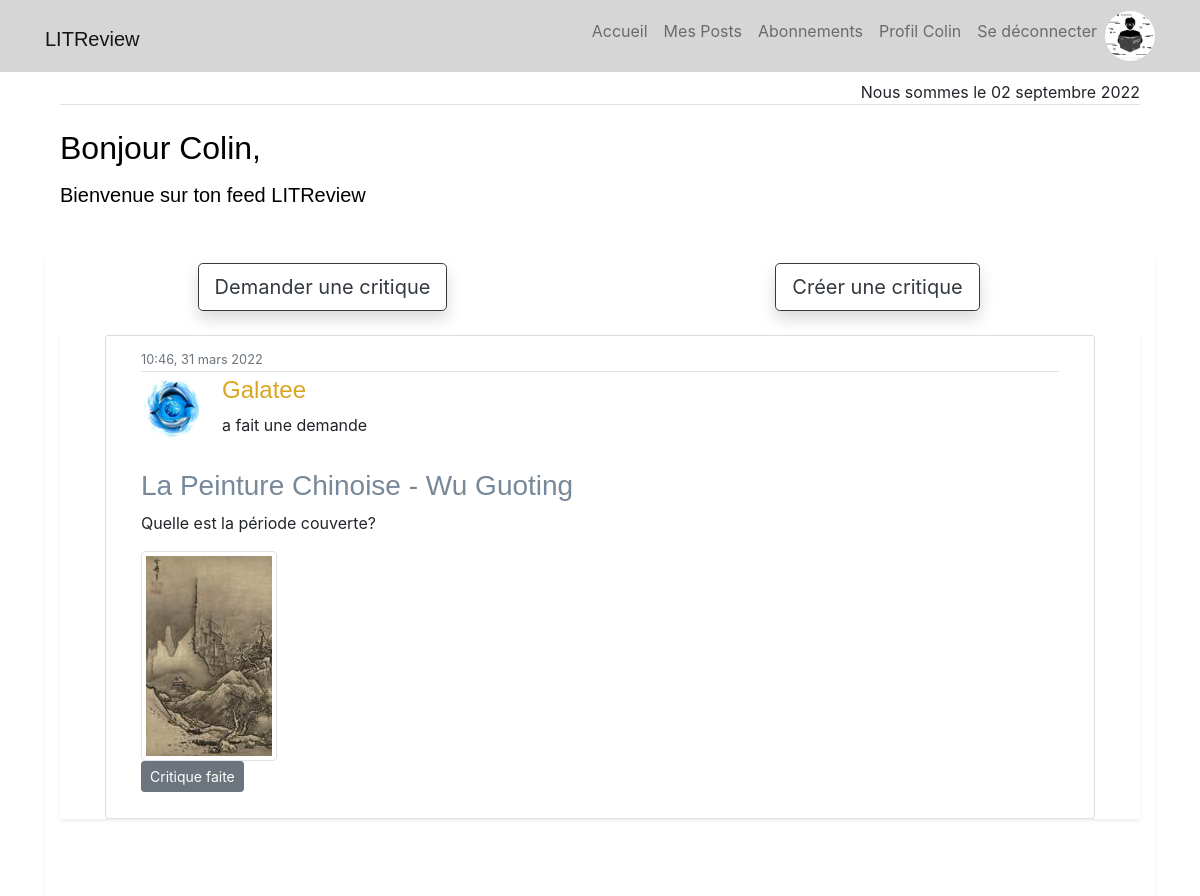
/ (signed in, upper part), run on an earlier commit of the app's database.
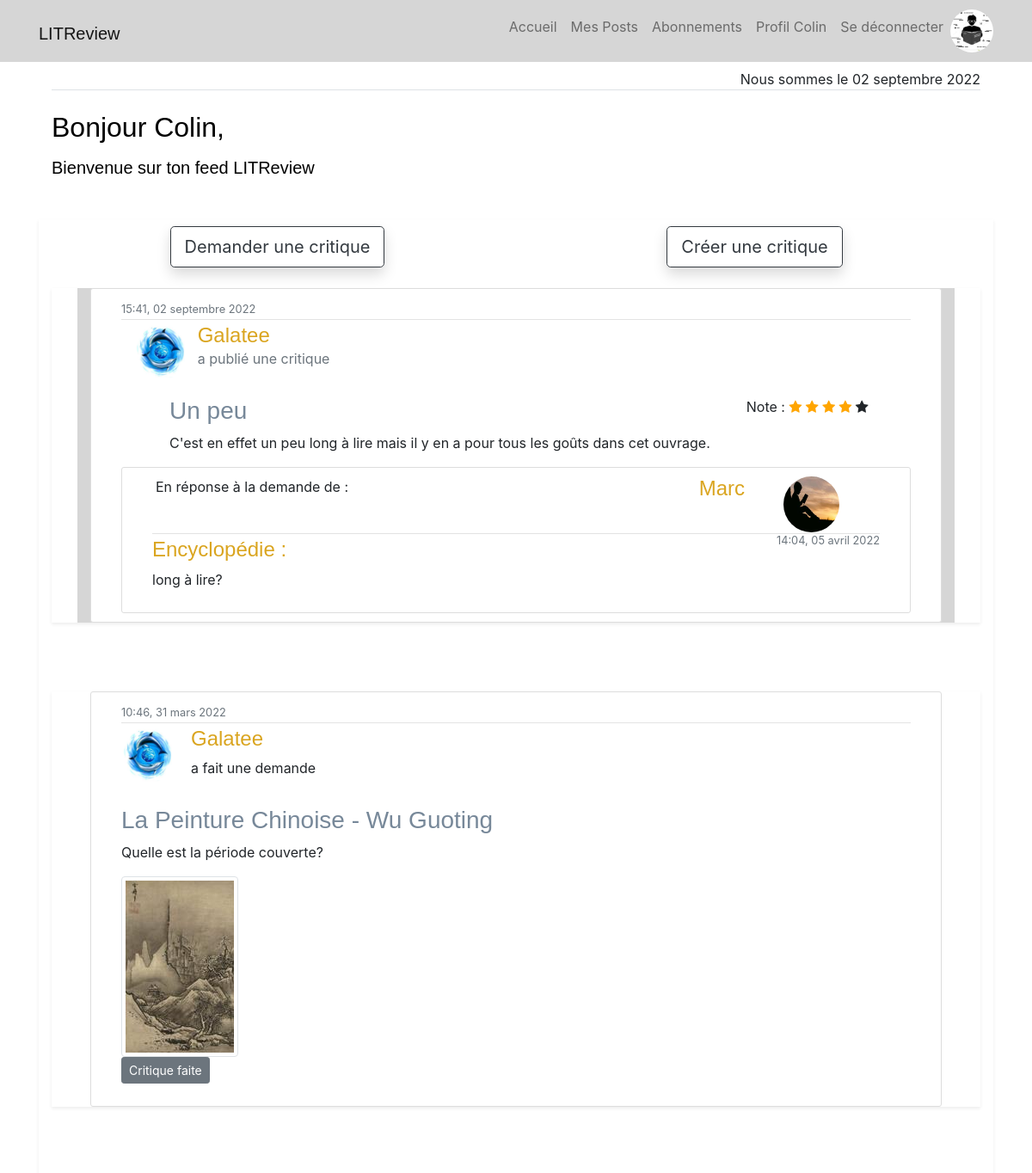
And on a later commit of the database.
### reviews/models.py (models this page shows, shortened)
class Ticket(models.Model):
    title = models.CharField(max_length=128)
    description = models.TextField(max_length=2048, blank=True, default="L'avez-vous lu ?")
    user = models.ForeignKey(to=settings.AUTH_USER_MODEL, on_delete=models.CASCADE)
    image = models.ImageField(null=True, blank=True, upload_to='cover_pics')
    time_created = models.DateTimeField(auto_now_add=True)

class Review(models.Model):
    ticket = models.ForeignKey(related_name="review", to=Ticket, on_delete=models.CASCADE)
    rating = models.PositiveSmallIntegerField(
        validators=[MinValueValidator(0), MaxValueValidator(5)])
    headline = models.CharField(max_length=128)
    body = models.CharField(max_length=8192, blank=True)
    user = models.ForeignKey(
        to=settings.AUTH_USER_MODEL, on_delete=models.CASCADE)
    time_created = models.DateTimeField(auto_now_add=True)

### users/models.py (models this page shows, shortened)
class Profile(models.Model):
    user = models.OneToOneField(User, on_delete=models.CASCADE)
    image = models.ImageField(default='default2.jpg', upload_to='profile_pics')

### reviews/views.py (the view)
# urls.py: path('', FeedListView.as_view(), name="reviews-feed"),
class FeedListView(LoginRequiredMixin, ListView):
    model = Ticket
    template_name = 'reviews/feed.html'
    def get_context_data(self, **kwargs):
        date = datetime.today()
        username = self.request.user.username
        following_id = []
        for elt in self.request.user.following.all().values_list():
            following_id.append(elt[-1])
        reviews = Review.objects.filter(user_id__in=following_id)  # .filter()
        reviews = reviews.annotate(content_type=Value('REVIEW', CharField()))
        tickets = Ticket.objects.filter(user_id__in=following_id)  # .filter(user=following ?)
        tickets = tickets.annotate(content_type=Value('TICKET', CharField()))
        all_reviews = Review.objects.all()
        answered = []
        for review in all_reviews:
            answered.append(review.ticket)
        posts = sorted(
            chain(reviews, tickets),
            key=lambda post: post.time_created,
            reverse=True
            )
        context = super(FeedListView, self).get_context_data(**kwargs)
        context.update({
            'title': 'feed',
            'username': username,
            'date': date,
            'posts': posts,
            'answered': answered,
        })
        return context

### reviews/templates/reviews/feed.html
{% extends "base.html" %}
{% block content %}
<div id="en-tête" class="row no-gutter">
    <div class="container ">
        <div id="en-tete">
            <p class="border-bottom text-right mb-4">Nous sommes le {{date|date:"d F Y"}}</p>
            <h2>Bonjour {{user.username}},</h2>
            <h5 class="mt-3"> Bienvenue sur ton feed LITReview</h5>
        </div>
    </div>
    <div class="container" style="height: 5vh">
        <div class="row no-gutter">
            <div class="col text-center">
                <a href="{% url 'ticket-create' %}" role="button"
                    class="my-5 btn btn-outline-dark btn-lg shadow">Demander une
                    critique</a>
            </div>
            <div class="col text-center">
                <a href="{% url 'review-create' %}" role="button" class="my-5 btn btn-outline-dark btn-lg shadow">Créer
                    une
                    critique</a>
            </div>
        </div>
    </div>
    <div class="container shadow-sm">
        {% for object in posts %}
        {% if object.content_type == 'TICKET' %}
        <div class="p-0 m-0 shadow-sm">
            {% include 'reviews/ticket_detail.html' %}
        </div>
        {% elif object.content_type == 'REVIEW' %}
        <div class="p-0 m-0 h-auto shadow-sm">
            {% include 'reviews/review_detail.html' %}
        </div>
        {% endif %}
        {% endfor %}
    </div>
</div>
{% endblock content %}

### templates/base.html (shortened to what this page needs)
{% load static %}
<!DOCTYPE html>
<html lang="fr">
<head>
    <link rel="stylesheet" type="text/css" href="{% static 'css/resetmeyer.css' %}">
    <link rel="stylesheet" type="text/css" href="{% static 'css/style.css' %}">
    <link rel="stylesheet" href="https://cdn.jsdelivr.net/npm/bootstrap@4.3.1/dist/css/bootstrap.min.css"
>
    <link rel="stylesheet" href="https://cdnjs.cloudflare.com/ajax/libs/font-awesome/4.7.0/css/font-awesome.min.css">
</head>
<body>
    <header class="site-header">
        <nav class="navbar navbar-expand-md navbar-light bg-steel fixed-top">
            <div class="container">
                {% if user.is_authenticated %}
                <h1><a class="navbar-brand mr-4" href="{% url 'reviews-feed' %}">LITReview</a></h1>
                {% else %}
                <h1><a class="navbar-brand mr-4" href="{% url 'reviews-connect' %}">LITReview</a></h1>
                {% endif %}
                <div class="collapse navbar-collapse" id="navbarToggle">
                    <div class="navbar-nav">
                        {% if user.is_authenticated %}
                        <a class="nav-item nav-link" href="{% url 'reviews-feed' %}">Accueil</a>
                        <a class="nav-item nav-link" href="{% url 'reviews-myPosts' %}">Mes Posts</a>
                        <a class="nav-item nav-link" href="{% url 'abonnements' %}">Abonnements</a>
                        <a class="nav-item nav-link" href="{% url 'profile' %}">Profil {{user.username}}</a>
                        <a class="nav-item nav-link" href="{% url 'logout' %}">Se déconnecter</a>
                        <img class="rounded-circle nav-img" src="{{ user.profile.image.url}}" alt="user profile image">
                        {% else %}
                        <a class="nav-item nav-link" href="{% url 'reviews-connect' %}">Accueil</a>
                        <a class="nav-item nav-link" href="{% url 'login' %}">Se connecter</a>
                        <a class="nav-item nav-link" href="{% url 'register' %}">Inscription</a>
                        {% endif %}
                    </div>
                </div>
            </div>
        </nav>
    </header>
    <main role="main" class="container">
        <div>
            <div class="col-auto">
                {% block content %}{% endblock %}
            </div>
        </div>
    </main>
</body>
</html>

### reviews/templates/reviews/review_detail.html (shortened to what this page needs)
{% extends "base.html" %}
{% block content %}
<div class="container-fluid bg-steel">
    <article id="cadre-exterieur" class="media content-section">
        <div id="critique" class="media-body align-top col-lg-12 mx-auto">
            <div class="article-metadata">
                <small class="text-muted">{{object.time_created|date:"H:i, d F Y"}}</small>
            </div>
            <div class="m-auto row">
                <div id="review-author ">
                    <div class="m-auto row">
                        <div class="media col-3">
                            <img class="float-left rounded-circle article-img" src="{{ object.user.profile.image.url}}"
                                alt="user profile image">
                        </div>
                        <div class="media-body col-9">
                            <h4 class="m-0">{{object.user}}</h4>
                            <p class="text-muted mt-0"> a publié une critique</p>
                        </div>
                    </div>
                </div>
            </div>
            <div id="the-review-itself" class="mt-3 ml-5 row">
                <h3 class="pl-2 col-9 md-2">{{object.headline}}</h3>
                <div rating-value="{{object.rating}}" class="col-3">
                    <label for="rating-inline">Note :</label>
                    <span class="fa fa-star {% if object.rating > 0 %} checked {% endif %}"></span>
                    <span class="fa fa-star {% if object.rating > 1 %} checked {% endif %}"></span>
                    <span class="fa fa-star {% if object.rating > 2 %} checked {% endif %}"></span>
                    <span class="fa fa-star {% if object.rating > 3 %} checked {% endif %}"></span>
                    <span class="fa fa-star {% if object.rating > 4 %} checked {% endif %}"></span>
                </div>
                <p class="pl-2 md-5 col-12 article-content text-justify">{{object.body}}</p>
            </div>
            <div id="enReponseA" class="w-100 content-section mx-auto row m-auto ">
                <div id="auteur-ticket" class="w-100 ml-1 row">
                    {% if object.user != object.ticket.user %}
                    <p class="col-8">En réponse à la demande de :</p>
                    <div class="media-body col-4">
                        <h4 class="col text-right">{{ object.ticket.user }}</h4>
                    </div>
                    <div class="media col-md">
                        <img class=" rounded-circle float-center article-img"
                            src="{{ object.ticket.user.profile.image.url}}" alt="user profile image">
                    </div>
                    {% else %}
                    <p>A propos de</p>
                    {% endif %}
                </div>
                <div id="corps-ticket" class="col text-justify">
                    <div class="article-metadata">
                        <small class="float-right text-muted">{{ object.ticket.time_created|date:"H:i, d F Y"}}
                        </small>
                    </div>
                    <h4>{{ object.ticket.title }} :</h4>
                    <p class="article-content">{{ object.ticket.description }}</p>
                </div>
            </div>
        </div>
    </article>
</div>
{% endblock content %}

### reviews/templates/reviews/ticket_detail.html (shortened to what this page needs)
{% extends "base.html" %}
{% block content %}
<div class="container-fluid">
    <article id="cadre-exterieur" class="media content-section">
        <div id="ticket" class="media-body align-top col-lg-12 mx-auto">
            <div class="article-metadata">
                <small class="text-muted">{{ object.time_created|date:"H:i, d F Y" }}</small>
            </div>
            <div class="media">
                <img class="rounded-circle article-img" src="{{ object.user.profile.image.url}}"
                    alt="user profile image">
                <div class="media-body">
                    <h4>{{ object.user }}</h4>
                    <p>a fait une demande</p>
                </div>
            </div>
            <div id="texte-du-object" class="row mt-3">
                <h3 class="col-12">{{ object.title }}</h3>
                <p class="article-content col-12">{{ object.description }}</p>
            </div>
            <div class="media">
                {% if object.image %}
                <img class=" img-thumbnail" src="{{ object.image.url}}" alt="book cover">
                {% endif %}
            </div>
            <div id="les-boutons" class="float-end">
                {% if object not in answered %}
                <a id="repondre" class="mr-5 align-self-end btn btn-secondary btn-sm mt-1 mb-1"
                    href="{% url 'answer' ticket_id=object.id %}">Répondre</a>
                {% else %}
                <p class="btn btn-secondary btn-sm">Critique faite</p>
                {% endif %}
            </div>
        </div>
    </article>
</div>
{% endblock content %}

### reviews/static/css/style.css (style rules this page uses)
body { color: #333333; margin-top: 5rem; }
h1, h2, h3, h4, h5, h6 { color: #000000; align-items: baseline; font-family: Georgia, 'Trebuchet MS', 'Lucida Sans Unicode', 'Lucida Grande', 'Lucida Sans', Arial, sans-serif ; }
h3 { color: lightslategray; font-family: Georgia, 'Trebuchet MS', 'Lucida Sans Unicode', 'Lucida Grande', 'Lucida Sans', Arial, sans-serif ; }
h4 { color: goldenrod; }
.nav-img { height: 50px; width: 50px; }
.bg-steel { background-color: #d6d6d6; }
.site-header { margin-bottom: 10vh; }
.site-header .navbar-nav .nav-link { color: #000000; }
.content-section { background: #ffffff; padding: 10px 20px; border: 1px solid #dddddd; border-radius: 3px; margin-bottom: 10px; }
.article-content { white-space: pre-line; }
.article-img { height: 65px; width: 65px; margin-right: 16px; }
.article-metadata { padding-bottom: 1px; margin-bottom: 4px; border-bottom: 1px solid #e3e3e3 }
.checked { color: orange; }

What changed in the data, as far as the page shows it:
added Review: time_created "15:41, 02 septembre 2022", user.profile.image (picture), user "Galatee", headline "Un peu", {{ object.rating }} 4 (drawn), rating 4 (drawn), body "C'est en effet un peu long à lire mais il y en a pour tous les goûts dans cet ouvrage.", ticket.user "Marc", ticket.user.profile.image (placeholder picture), ticket.time_created "14:04, 05 avril 2022", ticket "Encyclopédie", ticket.description "long à lire?"
